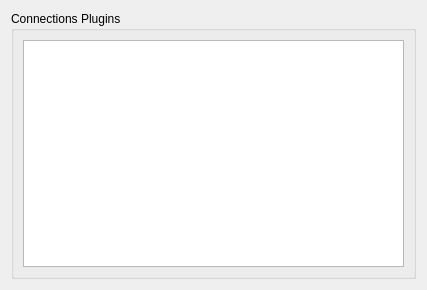
<?xml version="1.0" encoding="UTF-8"?>
<ui version="4.0">
 <class>TomahawkConfigWidget</class>
 <widget class="QWidget" name="TomahawkConfigWidget">
  <property name="geometry">
   <rect>
    <x>0</x>
    <y>0</y>
    <width>427</width>
    <height>290</height>
   </rect>
  </property>
  <property name="windowTitle">
   <string>iPod device configuration</string>
  </property>
  <layout class="QVBoxLayout" name="verticalLayout">
   <item>
    <widget class="QGroupBox" name="settingsGroupBox">
     <property name="title">
      <string>Connections Plugins</string>
     </property>
     <layout class="QVBoxLayout" name="verticalLayout_2">
      <item>
       <widget class="QListView" name="accountsListView">
        <property name="showDropIndicator" stdset="0">
         <bool>true</bool>
        </property>
        <property name="alternatingRowColors">
         <bool>false</bool>
        </property>
        <property name="verticalScrollMode">
         <enum>QAbstractItemView::ScrollPerItem</enum>
        </property>
       </widget>
      </item>
     </layout>
    </widget>
   </item>
  </layout>
 </widget>
 <resources/>
 <connections/>
</ui>
